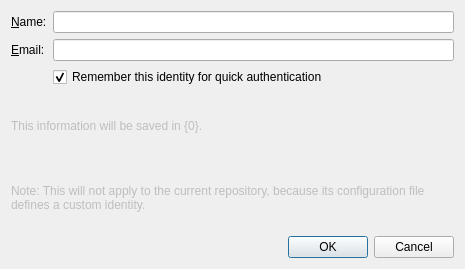
<?xml version="1.0" encoding="UTF-8"?>
<ui version="4.0">
 <class>IdentityDialog</class>
 <widget class="QDialog" name="IdentityDialog">
  <property name="geometry">
   <rect>
    <x>0</x>
    <y>0</y>
    <width>465</width>
    <height>269</height>
   </rect>
  </property>
  <property name="windowTitle">
   <string>Set up your Git identity</string>
  </property>
  <layout class="QFormLayout" name="formLayout">
   <property name="fieldGrowthPolicy">
    <enum>QFormLayout::FieldGrowthPolicy::ExpandingFieldsGrow</enum>
   </property>
   <item row="0" column="0">
    <widget class="QLabel" name="nameLabel">
     <property name="text">
      <string>&amp;Name:</string>
     </property>
     <property name="buddy">
      <cstring>nameEdit</cstring>
     </property>
    </widget>
   </item>
   <item row="0" column="1">
    <widget class="QLineEdit" name="nameEdit"/>
   </item>
   <item row="1" column="0">
    <widget class="QLabel" name="emailLabel">
     <property name="text">
      <string>&amp;Email:</string>
     </property>
     <property name="buddy">
      <cstring>emailEdit</cstring>
     </property>
    </widget>
   </item>
   <item row="1" column="1">
    <widget class="QLineEdit" name="emailEdit"/>
   </item>
   <item row="2" column="0" colspan="2">
    <widget class="QCheckBox" name="quickAuthCheckBox">
     <property name="text">
      <string>Remember this identity for quick authentication</string>
     </property>
     <property name="checked">
      <bool>true</bool>
     </property>
    </widget>
   </item>
   <item row="7" column="0" colspan="2">
    <widget class="QDialogButtonBox" name="buttonBox">
     <property name="orientation">
      <enum>Qt::Orientation::Horizontal</enum>
     </property>
     <property name="standardButtons">
      <set>QDialogButtonBox::StandardButton::Cancel|QDialogButtonBox::StandardButton::Ok</set>
     </property>
    </widget>
   </item>
   <item row="4" column="0" colspan="2">
    <widget class="QLabel" name="warningLabel">
     <property name="enabled">
      <bool>false</bool>
     </property>
     <property name="sizePolicy">
      <sizepolicy hsizetype="Preferred" vsizetype="Minimum">
       <horstretch>0</horstretch>
       <verstretch>0</verstretch>
      </sizepolicy>
     </property>
     <property name="text">
      <string>Note: This will not apply to the current repository, because its configuration file defines a custom identity.</string>
     </property>
     <property name="wordWrap">
      <bool>true</bool>
     </property>
    </widget>
   </item>
   <item row="3" column="0" colspan="2">
    <widget class="QLabel" name="configPathLabel">
     <property name="enabled">
      <bool>false</bool>
     </property>
     <property name="text">
      <string>This information will be saved in {0}.</string>
     </property>
    </widget>
   </item>
   <item row="2" column="0">
    <spacer name="verticalSpacer_3">
     <property name="orientation">
      <enum>Qt::Orientation::Vertical</enum>
     </property>
     <property name="sizeHint" stdset="0">
      <size>
       <width>20</width>
       <height>1</height>
      </size>
     </property>
    </spacer>
   </item>
  </layout>
 </widget>
 <tabstops>
  <tabstop>nameEdit</tabstop>
  <tabstop>emailEdit</tabstop>
  <tabstop>quickAuthCheckBox</tabstop>
 </tabstops>
 <resources/>
 <connections>
  <connection>
   <sender>buttonBox</sender>
   <signal>accepted()</signal>
   <receiver>IdentityDialog</receiver>
   <slot>accept()</slot>
   <hints>
    <hint type="sourcelabel">
     <x>257</x>
     <y>429</y>
    </hint>
    <hint type="destinationlabel">
     <x>157</x>
     <y>274</y>
    </hint>
   </hints>
  </connection>
  <connection>
   <sender>buttonBox</sender>
   <signal>rejected()</signal>
   <receiver>IdentityDialog</receiver>
   <slot>reject()</slot>
   <hints>
    <hint type="sourcelabel">
     <x>325</x>
     <y>429</y>
    </hint>
    <hint type="destinationlabel">
     <x>286</x>
     <y>274</y>
    </hint>
   </hints>
  </connection>
 </connections>
</ui>
